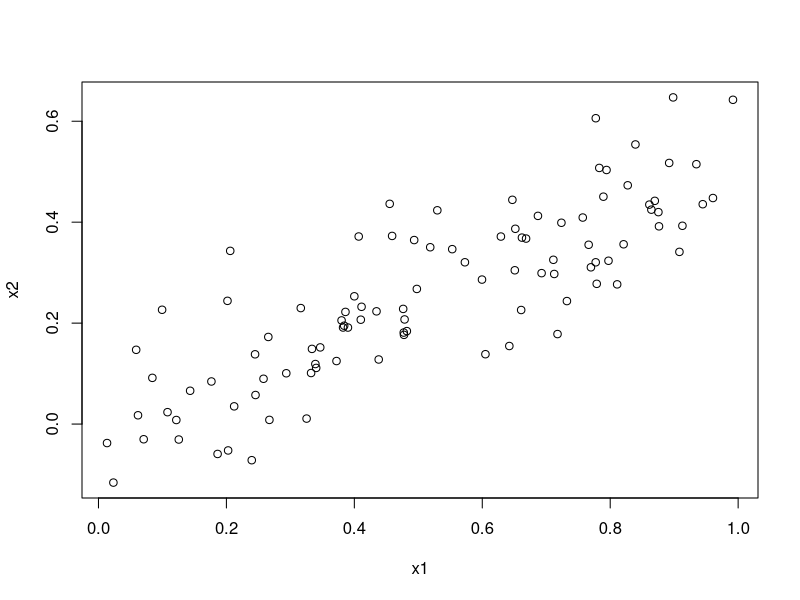
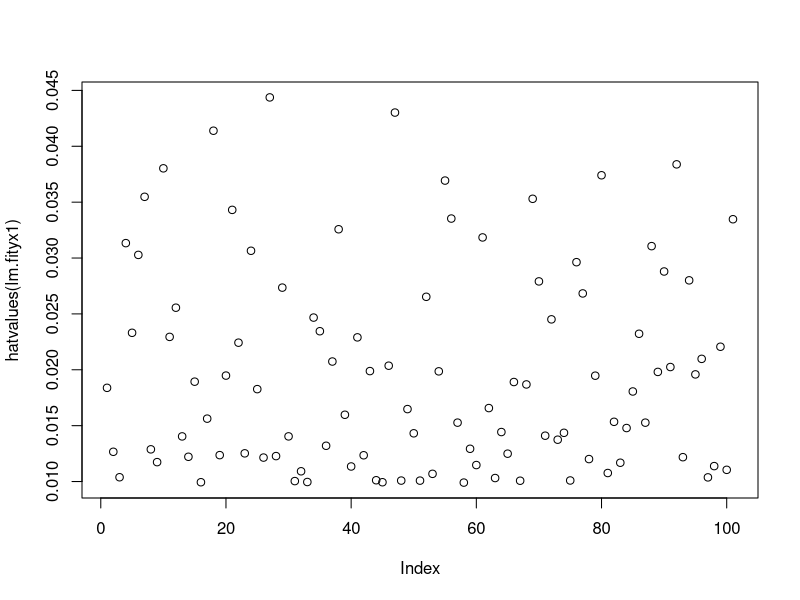

Here is the R script that generated these plots, in order:
## ---- chunk 1
set.seed(1)
x1=runif(100)
x2 =0.5*x1 + rnorm(100)/10
y = 2 + 2*x1 + 0.3*x2 + rnorm (100)
## ---- chunk 2
cor(x1, x2)
plot(x1, x2)

## ---- chunk 3
lm.fit <- lm(y~x1+x2)
summary(lm.fit)
## ---- chunk 4
lm.fityx1 <- lm(y~x1)
summary(lm.fityx1)
## ---- chunk 5
lm.fityx2 <- lm(y~x2)
summary(lm.fityx2)
## ---- chunk 6
    
  x1=c(x1 , 0.1)
  x2=c(x2 , 0.8)
  y=c(y,6)

   lm.fit <- lm(y~x1+x2)
   summary(lm.fit)

   lm.fityx1 <- lm(y~x1)
   summary(lm.fityx1)
   
   lm.fityx2 <- lm(y~x2)
   summary(lm.fityx2)
   
## ---- chunk 7
 plot(hatvalues(lm.fityx1))
  points( x1[which.max(hatvalues(lm.fityx1))], y[which.max(hatvalues(lm.fityx1))], pch = "X")
   
